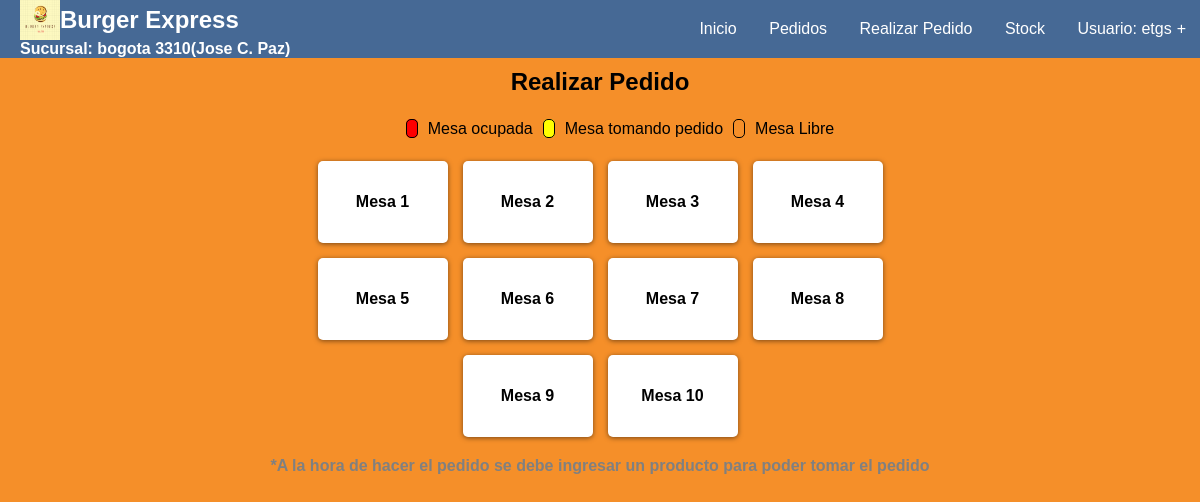
The page /sucursal2/Vistas/user/menu_pedidos.php (signed in) on the database its author committed.
### tables this page shows
CREATE TABLE IF NOT EXISTS `infosucursal` (
  `id` int NOT NULL,
  `nombre` varchar(30) NOT NULL,
  `logo` text NOT NULL,
  `bg_color` varchar(7) NOT NULL,
  `header_color` varchar(7) NOT NULL,
  `table_color` varchar(7) NOT NULL,
  `font` varchar(10) NOT NULL,
  `btn` varchar(7) NOT NULL,
  `aside` varchar(7) NOT NULL,
  `aside_btn` varchar(7) NOT NULL
);

CREATE TABLE IF NOT EXISTS `mesas` (
  `cod_mesa` int NOT NULL,
  `Cod_sucursal` int NOT NULL,
  `mesa` int NOT NULL,
  `estado` varchar(30) NOT NULL
);

### sucursal2/Modelos/consultas.php (called while the page is built, shortened)
<?php
	function view_tabla2($nombre){
		require'../../Modelos/conexion.php';
		$consulta = $conexion->prepare("SELECT * FROM $nombre");
		$consulta->execute();
		$datos = $consulta->fetchAll(PDO::FETCH_ASSOC);
		return $datos;
	}
?>

### sucursal2/Vistas/user/menu_pedidos.php (the view, shortened to what this page needs)
<?php include 'header_user.php';?>
<!DOCTYPE html>
<html lang="en">
<head>
    <link rel="stylesheet" href="../styles/style.css">
</head>
<body>
    <section class="menu">
        <h2>Realizar Pedido</h2>
        <ul style="list-style:none;line-height:25px;display: flex;gap:10px;">
            <li>
                <span style="margin-right: 10px;background-color: red;padding: 0px 5px;border: 1px solid black;border-radius: 5px;"> </span>Mesa ocupada
            </li>
            <li>
                <span style="margin-right: 10px;background-color: yellow;padding: 0px 5px;border: 1px solid black;border-radius: 5px;"> </span>Mesa tomando pedido
            </li>
            <li>
                <span style="margin-right: 10px;padding: 0px 5px;border: 1px solid black;border-radius: 5px;"> </span>Mesa Libre
            </li>
        </ul>
        <div class="local-mesas">
        <?php
            $tablaMesas=view_tabla2("mesas");
            $idSucursal=$_SESSION['Cod_sucursal'];
            foreach ($tablaMesas as $key) {
                if ($key['Cod_sucursal'] == $idSucursal) {
                       if ($key['estado'] == 'ocupada') {
                            $estadoMesa="background-color: red;";
                            $accion="ver_pedido(".$key['mesa'].",'finalizado')";
                       }
                       else if ($key['estado'] == "en proceso") {
                            $estadoMesa="background-color: yellow;";
                            $accion="ver_pedido(".$key['mesa'].",'proceso')";
                       }
                       else{
                            $estadoMesa="background-color: white;";
                            $accion="nombre(".$key['mesa'].")";
                       }
                       ?>
                        <div class="mesas" onclick="<?= $accion?>" style="<?= $estadoMesa ?>cursor:pointer;">
                            Mesa <?= $key['mesa'] ?>
                        </div>
                       <?php
                    }
                }
        ?>
        </div>
        <h4 style="color: grey;">*A la hora de hacer el pedido se debe ingresar un producto para poder tomar el pedido</h4>
    </section>
</body>
</html>

### sucursal2/Vistas/user/header_user.php (shortened to what this page needs)
<?php session_start(); require '../../Modelos/consultas.php'; $info=view_tabla2('infosucursal');?>
<nav id='menu'>
  <div style="display: flex;margin-left: 20px;width: 30%;flex-direction: column;">
    <div style="display: flex;align-items: center;">
      <img src="../imgs/logo.png" width="40" height="40">
      <h2 style="margin:0"><?= $info[0]['nombre'] ?></h2>
    </div>
    <h4 style="color: white;"><?= isset($_SESSION['sucursal']) ? 'Sucursal: '.$_SESSION['sucursal'] : ''; ?></h4>
  </div>
  <ul>
    <li><a href='index.php'>Inicio</a></li>
    <li><a href="cola_pedidos.php">Pedidos</a></li>
    <li><a href="menu_pedidos.php">Realizar Pedido</a></li>
    <li><a href="infoStock.php">Stock</a></li>
    <li><a class="dropdown-arrow">Usuario: <?= $_SESSION['usuario'] ?></a>
    </li>
  </ul>
</nav>

### sucursal2/Vistas/styles/style.css (style rules this page uses)
* { margin: 0; box-sizing: border-box; }
:root { --header-color:#466995; --bg-color:#F58F29; --table-th-color:#7D4600; --header-font-color:white; --font-color:black; --aside-color:black; --button-color:#A4B0F5; --aside-button-color:#4464AD; }
body { font-family: Arial, sans-serif; background-color: var(--bg-color); }
section { padding: 10px; height: 90%; }
.menu { display: flex; align-items: center; gap: 20px; flex-direction: column; }
a { text-decoration: none; color: black; }
.local-mesas { display: flex; flex-wrap: wrap; gap: 15px; justify-content: center; width: 700px; }
.mesas { box-shadow: 0px 1px 5px 0px rgba(0, 0, 0, 0.5); width: 130px; padding: 2rem; border-radius: 5px; text-align: center; font-weight: bold; }
#menu { position: sticky; top: 0px; display: flex; color: var(--header-font-color); align-items: center; background-color: var(--header-color); padding: 0; }
#menu h2 { display: flex; align-items: center; font-weight: 900; margin-left: 20px; gap:10px; }
#menu ul, #menu li { margin: 0 auto; padding: 0; list-style: none }
#menu ul { width: 100%; text-align: right; }
#menu li { display: inline-block; position: relative; }
#menu a { display: block; line-height: NaNpx; padding: 20px 14px; text-decoration: none; color: var(--header-font-color); font-size: <font style="vertical-align: inherit;"><font style="vertical-align: inherit;">16</font></font>px; }
#menu a.dropdown-arrow:after { content: "\002B"; margin-left: 5px; }

### rows shown on the page
infosucursal: nombre "Burger Express"
mesas: mesa "1"
mesas: mesa "2"
mesas: mesa "3"
mesas: mesa "4"
mesas: mesa "5"
mesas: mesa "6"
mesas: mesa "7"
mesas: mesa "8"
mesas: mesa "9"
mesas: mesa "10"

### other values the page prints
$_SESSION['sucursal'] "bogota 3310(Jose C. Paz)"
$_SESSION['usuario'] "etgs"
